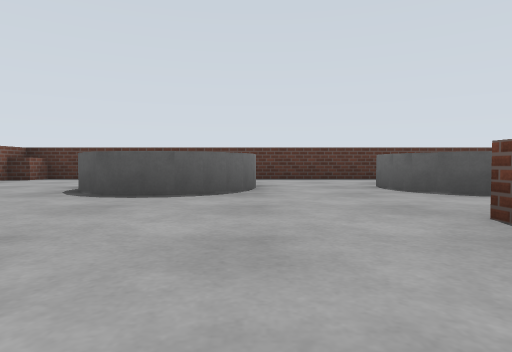
view 1 (above)

22 first-person views from a walk through a world built for the Gazebo simulator. The camera is 0.14 m above the floor, tilts 2° down and sees 75° across. The floor is counted in squares, 0.5 m on a side. Each view is taken from the middle of a square. On the plan, view 1 faces up. The plan holds only what a view shows up to about 9 squares ahead; the rest is blank. Surface patterns are stand-ins for the level's own textures.

view 2
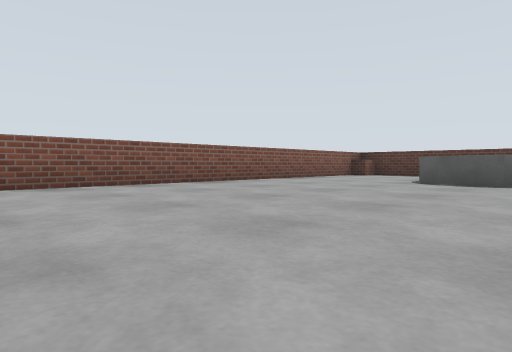

view 3
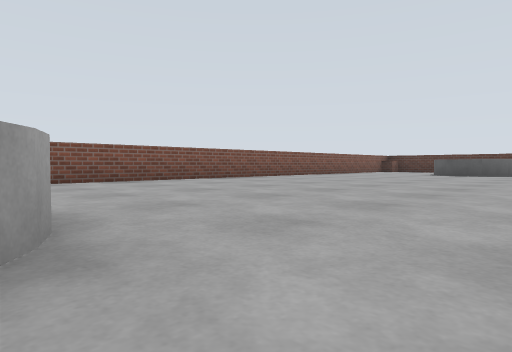

view 4
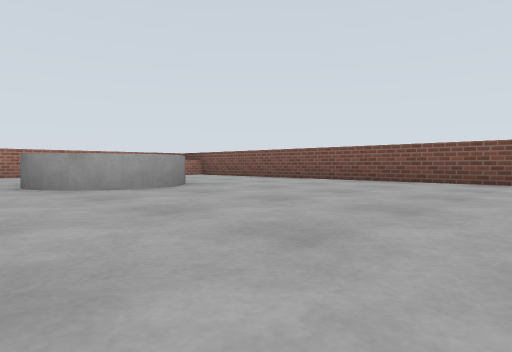

view 5
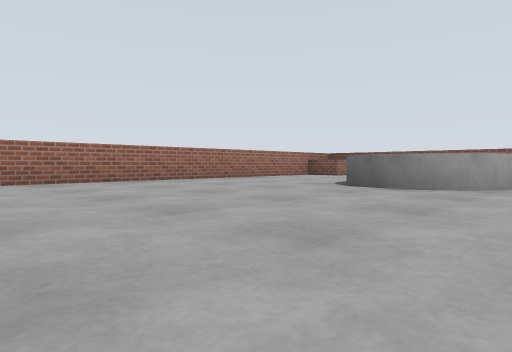

view 6
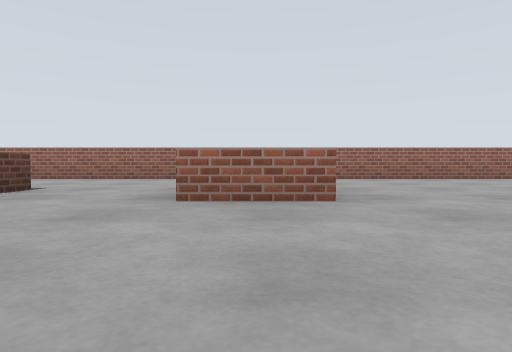

view 7
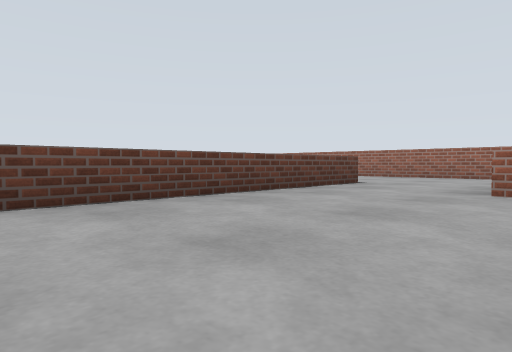

view 8
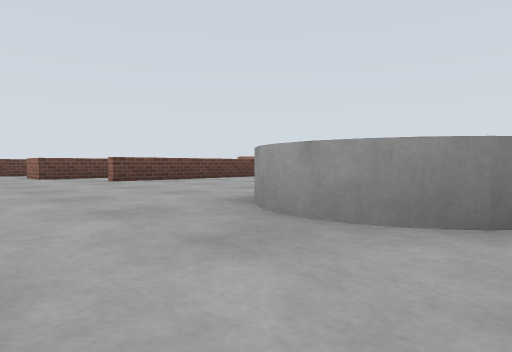

view 9
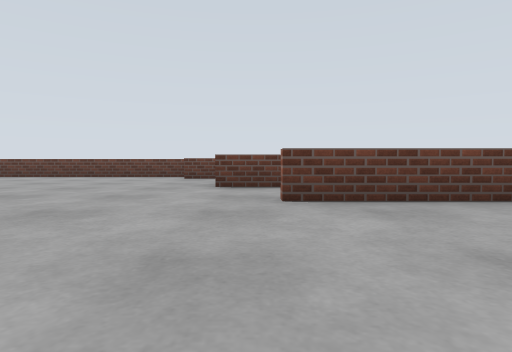

view 10
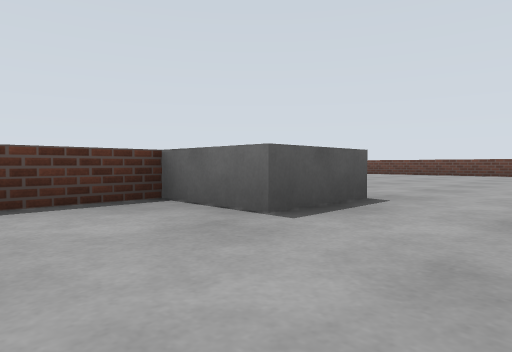

view 11
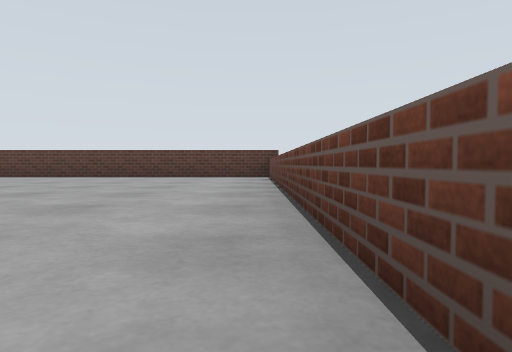

view 12
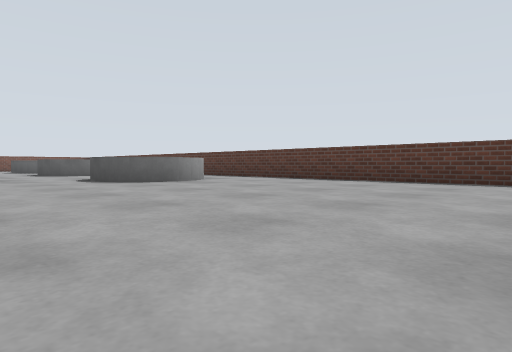

view 13
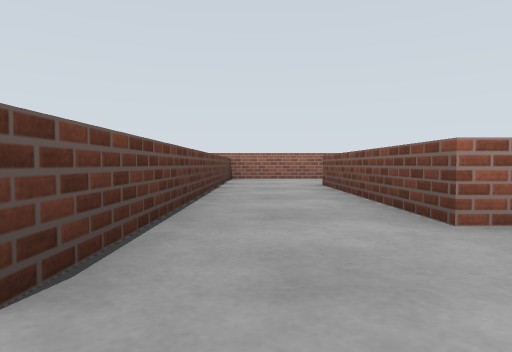

view 14
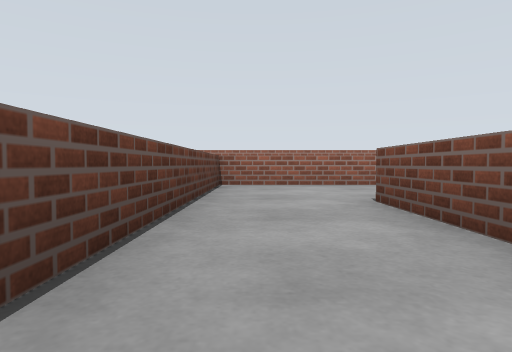

view 15
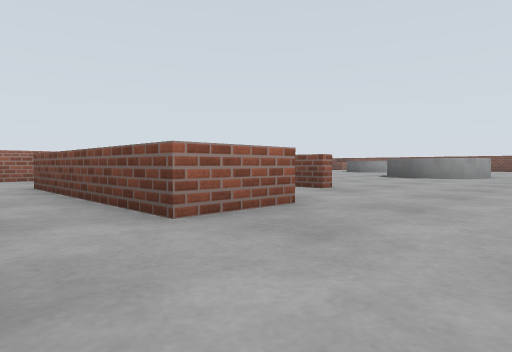

view 16
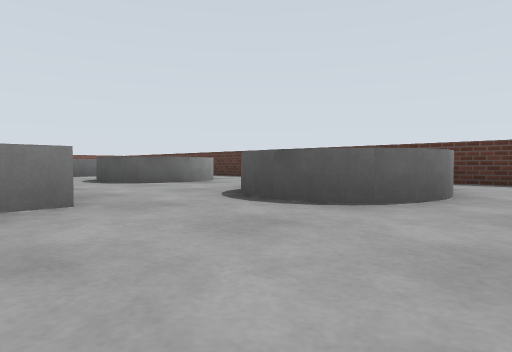

view 17
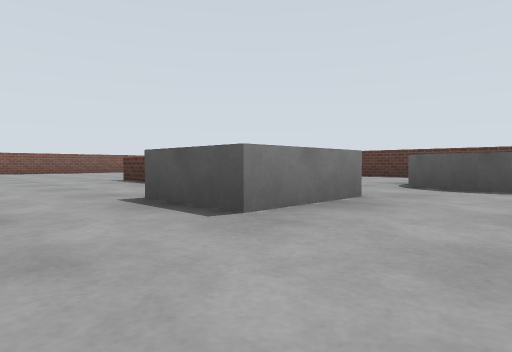

view 18
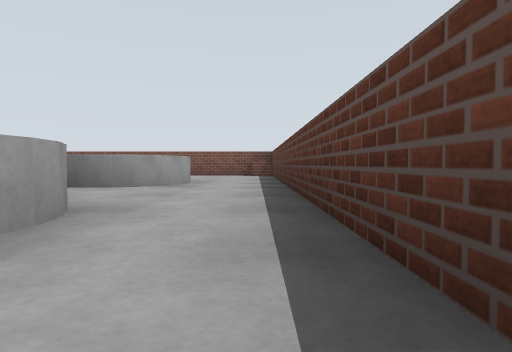

view 19
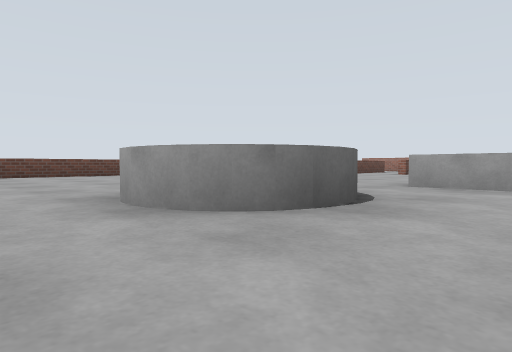

view 20
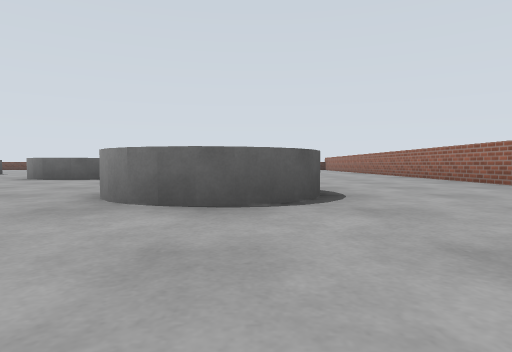

view 21
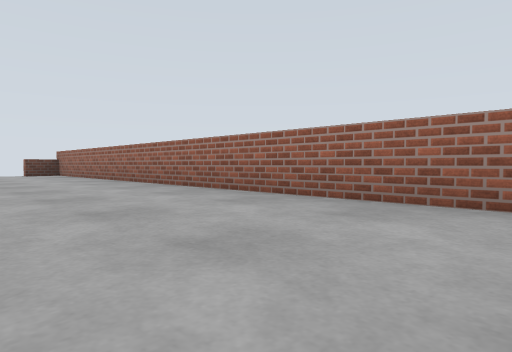

view 22
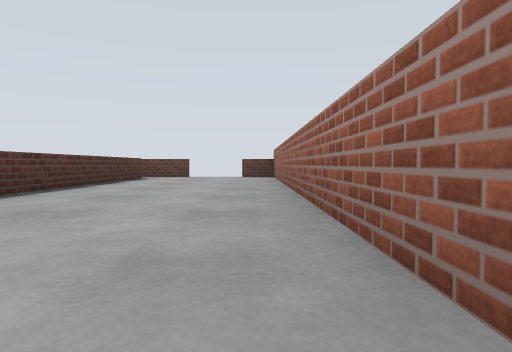

### Floor plan
Key: @ floor where view 1 was taken; # wall or solid block; . floor; C grey cylinder; B grey box.
Columns run from 5 left of view 1 to 13 right of it. Each row starts with its distance up from view 1.
  7  ##################
  6 ##................#
  5 #...C..CC..C......#
  4 #..C C.CC.C C.....#
  3 #...C..CC..C......#
  2 #......###........#
  1 #........BB.......#
  0 #....@............#
 -1 #.................#
 -2 #................##
 -3 #......CCC...###.#
 -4 #......C C...###.#
 -5 #............###.#
 -6 #...CC.......# ..#
 -7 #..CCC....#..# .###
 -8 #............####.#
 -9 #.................
-10 ##................
-11  #################

Positions as (right, up) in squares from view 1, and headings:
1: (0, 0), facing up
2: (0, -2), facing up-left
3: (1, -6), facing up-left
4: (1, -2), facing down-left
5: (4, -5), facing down-left
6: (5, -4), facing down
7: (5, -3), facing down-right
8: (2, -1), facing down-right
9: (5, -3), facing right
10: (3, -1), facing up-right
11: (12, -1), facing up
12: (12, 1), facing up-left
13: (11, -1), facing down
14: (11, -3), facing down
15: (11, -1), facing down-left
16: (8, 1), facing up-left
17: (7, -1), facing up-left
18: (4, 6), facing left
19: (4, 6), facing down-right
20: (-4, -7), facing right
21: (3, -8), facing down-right
22: (5, -10), facing right
